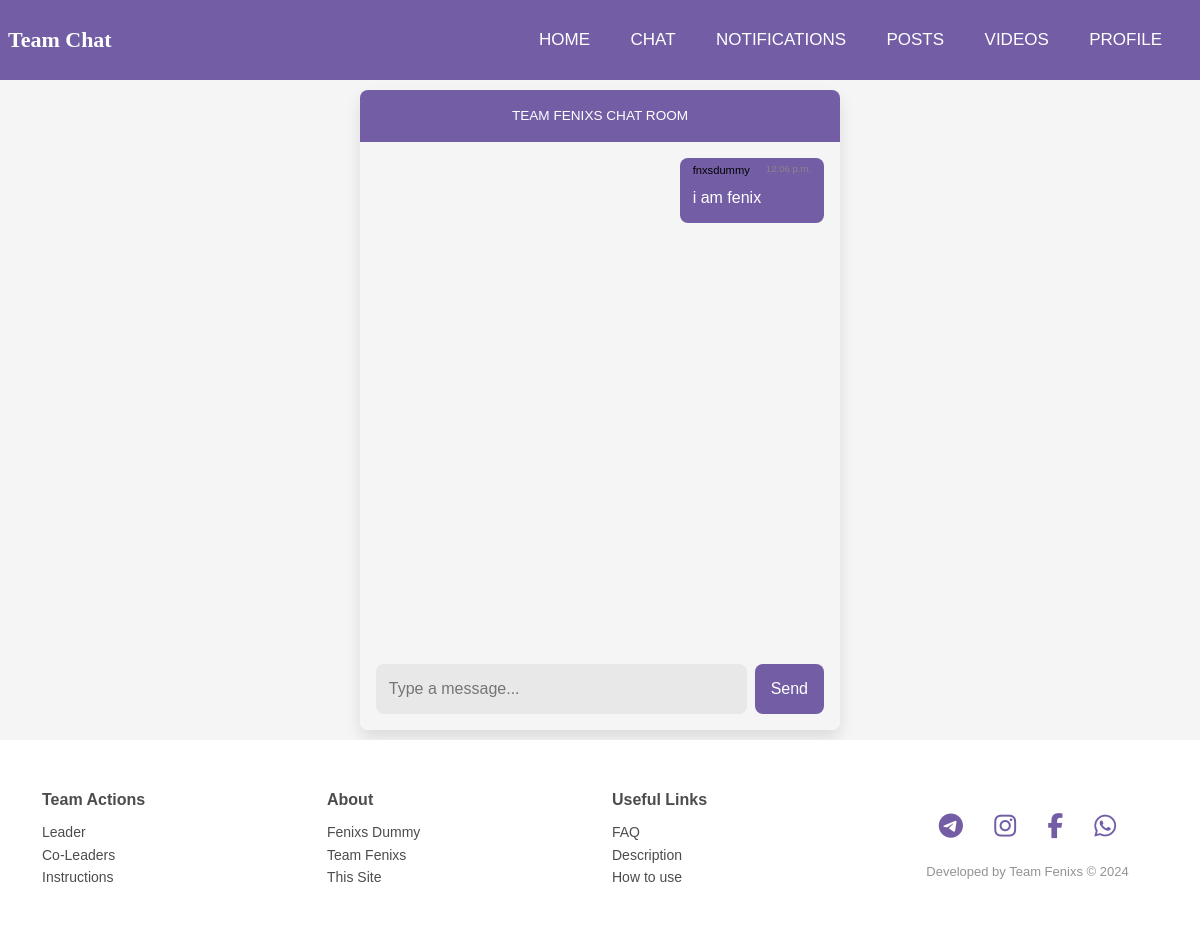
Page /groupchat/ (signed in) on the committed database.
### posts/models.py (models this page shows, shortened)
class GroupChat(models.Model):
  user = models.ForeignKey(User, on_delete=models.CASCADE)
  text = models.TextField()
  is_sender = models.BooleanField(default=True)
  created_at = models.DateTimeField(auto_now_add=True, null=True, blank=True)

### teamfenixs/views.py (the view)
# urls.py: path('groupchat/', views.groupchat, name='groupchat'),
@login_required
def groupchat(request):
    user = request.user
    messages = GroupChat.objects.all()
    if request.method == 'POST':
        message_content = request.POST['messageInput']
        GroupChat.objects.create(user=user, text=message_content)
        return redirect('groupchat')
    return render(request, 'groupchat.html', {'user': user, 'messages': messages})

### templates/groupchat.html (shortened to what this page needs)
{% extends 'base.html' %} {% load static %}
{% block logo %}Team Chat{% endblock %}
    {% block content %}
    <div class="chat-container">
        <header class="chat-header">
            Team Fenixs Chat Room
        </header>
        <div class="chat-body" id="chatBody">
             {% for msg in messages %}
             <div class="{% if msg.user == user %} outgoing {% else %} incoming {% endif %} message">
                 <span class="username">{{ msg.user.username }}</span>
                 <span class="time">{{ msg.created_at|time }}</span>
                 <br/>
                {{ msg.text }}
             </div>
             {% endfor %}
        </div>
        <form class="chat-footer" method="post">
            <input type="text" id="messageInput" name="messageInput" placeholder="Type a message..." required>
            <button id="sendButton">Send</button>
        </form>
    </div>
    {% endblock %}

### static/base.css (style rules this page uses)
* { padding: 0; margin: 0; text-decoration: none; list-style: none; box-sizing: border-box; }
body { font-family: "Montserrat", sans-serif; }

### templates/groupchat.html (style rules this page uses)
:root { --primary-color: #735da5; --text-color: #ffffff; --background-color: #f5f5f5; --input-color: #e8e8e8; --border-radius: 0.5rem; }
body { font-family: Arial, sans-serif; background-color: var(--background-color); }
.chat-container { display: flex; flex-direction: column; width: 90%; max-width: 30rem; height: 80vh; background-color: var(--background-color); border-radius: var(--border-radius); box-shadow: 0 0.5rem 1rem rgba(0, 0, 0, 0.1); overflow: hidden; margin: 10px auto; }
.chat-header { background-color: var(--primary-color); color: var(--text-color); text-align: center; padding: 1rem; font-size: 0.85rem; text-transform: uppercase; }
.chat-body { flex: 1; padding: 1rem; overflow-y: auto; display: flex; flex-direction: column; gap: 0.5rem; }
.message { max-width: 70%; padding: 0.8rem; border-radius: var(--border-radius); background-color: var(--primary-color); color: var(--text-color); align-self: flex-end; padding-top: 4px; text-wrap: wrap; }
.chat-footer { display: flex; padding: 1rem; background-color: var(--background-color); gap: 0.5rem; }
#messageInput { flex: 1; padding: 0.8rem; border: none; border-radius: var(--border-radius); background-color: var(--input-color); font-size: 1rem; }
#sendButton { padding: 0.8rem 1rem; border: none; background-color: var(--primary-color); color: var(--text-color); border-radius: var(--border-radius); cursor: pointer; font-size: 1rem; }
.username { margin-right: 0.5rem; font-size: 0.7rem; color: black; float: left; }
.time { color: #888; font-size: 0.6rem; margin-left: 0.5rem; float: right; }

### rows in the picture
GroupChat: user.username "fnxsdummy", created_at "12:06 p.m.", text "i am fenix"
